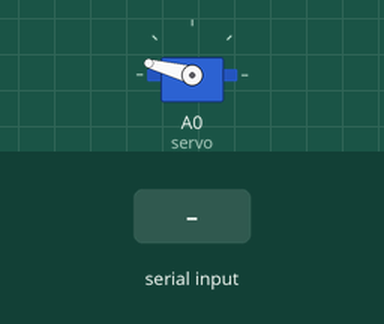
Recording of a sketch running on a simulated Arduino Uno, built with avr-gcc and run on an emulated ATmega328P. On the bench: servo. Inputs (shaded band) come from the test bench.

Above: at 1.2 s.
1.3 s: byte 30 received over Serial
At 1.8 s:
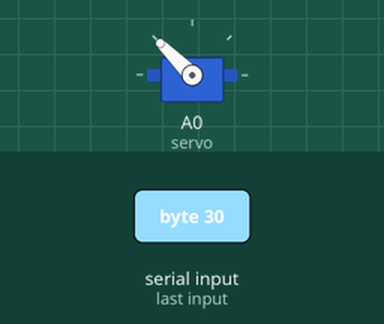
2.8 s: byte 90 received over Serial
At 4.0 s:
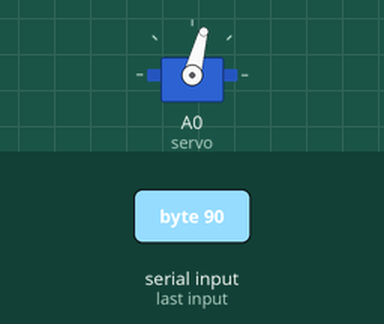
4.3 s: byte 120 received over Serial
At 5.2 s:
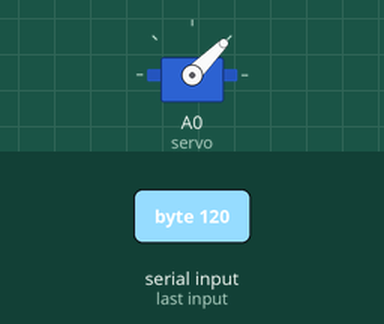
Timing chart, 0 to 7.3 s (numbered marks = the images above; inputs shaded):
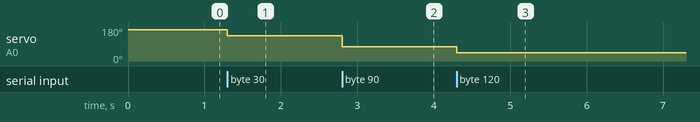

The sketch:

servo_controller.ino
```cpp
#include <Servo.h>

const int SERVO_RANGE = 165;

Servo servo;
void setup()
{
  Serial.begin(9600);
  servo.attach(A0);
  servo.write(SERVO_RANGE);
}

void turnServo(int data)
{
    if (data >= 0 && data < SERVO_RANGE)
      servo.write(SERVO_RANGE - data);
}

void loop() {
  if (Serial.available() > 0)
  {
    int data = Serial.read();
    turnServo(data);
  }
}
```

Measured:
- after the input at 1.3 s, servo on A0 (servo): 165° → 135° at once
- after the input at 2.8 s, servo on A0 (servo): 135° → 75° at once
- after the input at 4.3 s, servo on A0 (servo): 75° → 45° at once
